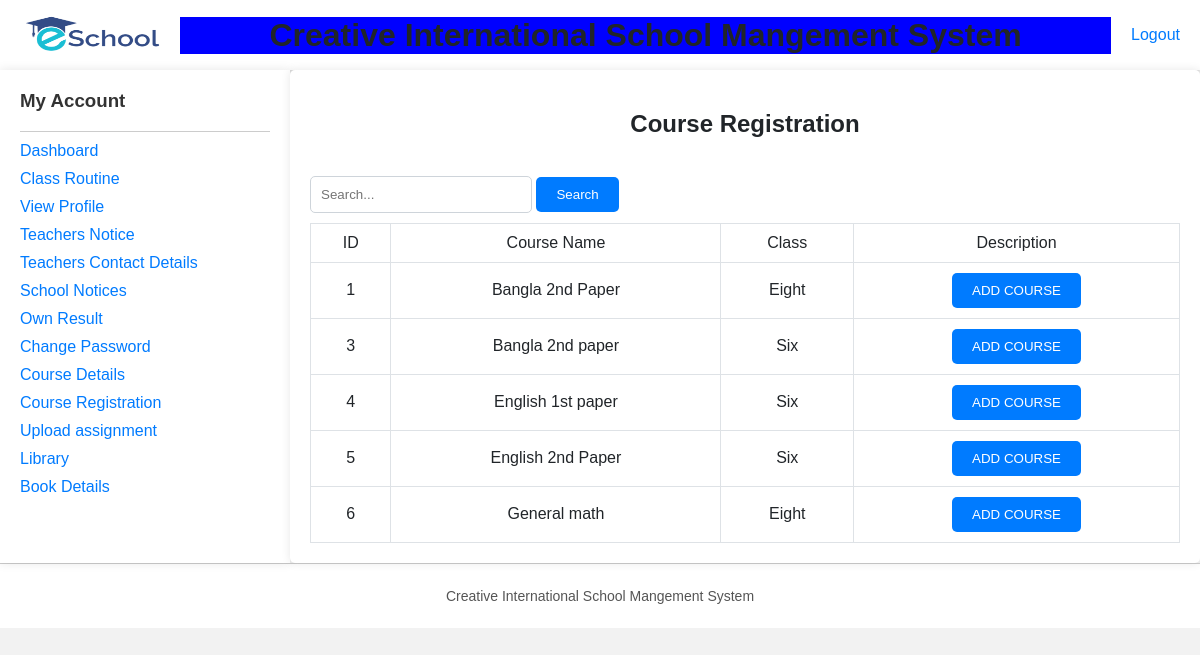
Page /School-management-system-main/School-management-system-main/student/view/courseregistration.php (signed in) on the committed database.
### tables this page shows
CREATE TABLE `course` (
  `id` int(3) NOT NULL,
  `course_name` varchar(20) NOT NULL,
  `class` varchar(10) NOT NULL,
  `description` varchar(50) NOT NULL
);

### School-management-system-main/School-management-system-main/student/model/DatabaseConnection.php (called while the page is built, shortened)
<?php
	function getAllcourse(){
		$conn = getConnection();
		$sql = "select * from course";
		$result = mysqli_query($conn, $sql);
		$user=[];
		while($row = mysqli_fetch_assoc($result))
		{
			array_push($user, $row);
		}
		return $user;
	}
?>

### School-management-system-main/School-management-system-main/student/view/courseregistration.php (the view, shortened to what this page needs)
<?php
require_once('../model/DatabaseConnection.php');
$courseList=getAllcourse();
include('header.php');
?>
 <!DOCTYPE html>
<html lang="en" dir="ltr">
<head>
</head>
<body>
  <div class="container">
    <?php include('sideBar.php'); ?>
    <div class="main-content">
      <center><h2>Course Registration</h2></center>
      <div id="myh1" class="">
        <br>
          <input type="text" name="search" id="search" placeholder="Search...">
          <input type="button" value="Search" onclick="search()">
        <table border = 1 width='100%' cellspacing = 0 id = "result">
          <?php
            echo "<tr align = 'center'>
                      <td>ID</td>
                      <td>Course Name</td>
                      <td>Class</td>
                      <td>Description</td>
                  </tr>";
            for($i = 0; $i<count($courseList); $i++){
              echo "<tr align = 'center'>
                      <td>{$courseList[$i]['id']}</td>
                      <td>{$courseList[$i]['course_name']}</td>
                      <td>{$courseList[$i]['class']}</td>
                      <td><input type='button' class='registration_check{$i}' onclick=\"courseAddDrop('{$courseList[$i]['id']}', 'registration_check{$i}')\" value='ADD COURSE'/></td>
                    </tr>
                    <script>ifRegistered('{$courseList[$i]['id']}', 'registration_check{$i}')</script>";
            }
            ?>
          </table>
      </div>
    </div>
  </div>
  <?php include('footer.php'); ?>
</body>
</html>

### School-management-system-main/School-management-system-main/student/view/header.php (style rules this page uses)
body { font-family: Arial, sans-serif; margin: 0; padding: 0; background-color: #f2f2f2; }

### School-management-system-main/School-management-system-main/student/view/courseregistration.php (style rules this page uses)
body { font-family: Arial, sans-serif; margin: 0; padding: 0; background-color: #f8f9fa; color: #212529; }
.container { display: flex; }
.main-content { flex-grow: 1; padding: 20px; background-color: #fff; box-shadow: 0 0 10px rgba(0, 0, 0, 0.1); border-radius: 5px; }
table { width: 100%; border-collapse: collapse; }
th, td { padding: 10px; border: 1px solid #dee2e6; }
input[type="text"] { width: 200px; padding: 10px; margin-bottom: 10px; border: 1px solid #ced4da; border-radius: 5px; }
input[type="button"] { padding: 10px 20px; background-color: #007bff; color: #fff; border: none; border-radius: 5px; cursor: pointer; }

### School-management-system-main/School-management-system-main/student/view/sideBar.php (style rules this page uses)
body { font-family: Arial, sans-serif; margin: 0; padding: 0; background-color: #f2f2f2; }

### School-management-system-main/School-management-system-main/student/view/footer.php (style rules this page uses)
body { font-family: Arial, sans-serif; margin: 0; padding: 0; background-color: #f2f2f2; }

### rows in the picture
course: id "1", course_name "Bangla 2nd Paper", class "Eight"
course: id "3", course_name "Bangla 2nd paper", class "Six"
course: id "4", course_name "English 1st paper", class "Six"
course: id "5", course_name "English 2nd Paper", class "Six"
course: id "6", course_name "General math", class "Eight"
